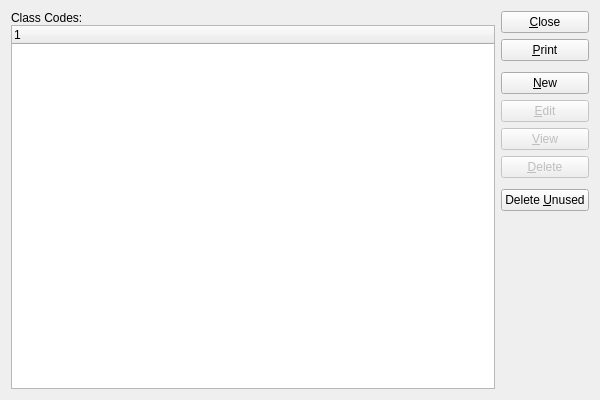
<?xml version="1.0" encoding="UTF-8"?>
<ui version="4.0">
 <comment>This file is part of the xTuple ERP: PostBooks Edition, a free and
open source Enterprise Resource Planning software suite,
Copyright (c) 1999-2010 by OpenMFG LLC, d/b/a xTuple.
It is licensed to you under the Common Public Attribution License
version 1.0, the full text of which (including xTuple-specific Exhibits)
is available at www.xtuple.com/CPAL.  By using this software, you agree
to be bound by its terms.</comment>
 <class>classCodes</class>
 <widget class="QWidget" name="classCodes">
  <property name="geometry">
   <rect>
    <x>0</x>
    <y>0</y>
    <width>600</width>
    <height>400</height>
   </rect>
  </property>
  <property name="windowTitle">
   <string>List Class Codes</string>
  </property>
  <layout class="QGridLayout" name="gridLayout">
   <item row="0" column="0">
    <layout class="QVBoxLayout">
     <property name="spacing">
      <number>0</number>
     </property>
     <item>
      <widget class="QLabel" name="_classCodesLit">
       <property name="text">
        <string>Class Codes:</string>
       </property>
      </widget>
     </item>
     <item>
      <widget class="XTreeWidget" name="_classcode"/>
     </item>
    </layout>
   </item>
   <item row="0" column="1">
    <layout class="QVBoxLayout" name="verticalLayout">
     <item>
      <widget class="QPushButton" name="_close">
       <property name="text">
        <string>&amp;Close</string>
       </property>
      </widget>
     </item>
     <item>
      <widget class="QPushButton" name="_print">
       <property name="text">
        <string>&amp;Print</string>
       </property>
      </widget>
     </item>
     <item>
      <spacer name="verticalSpacer">
       <property name="orientation">
        <enum>Qt::Vertical</enum>
       </property>
       <property name="sizeType">
        <enum>QSizePolicy::Preferred</enum>
       </property>
       <property name="sizeHint" stdset="0">
        <size>
         <width>20</width>
         <height>5</height>
        </size>
       </property>
      </spacer>
     </item>
     <item>
      <widget class="QPushButton" name="_new">
       <property name="text">
        <string>&amp;New</string>
       </property>
      </widget>
     </item>
     <item>
      <widget class="QPushButton" name="_edit">
       <property name="enabled">
        <bool>false</bool>
       </property>
       <property name="text">
        <string>&amp;Edit</string>
       </property>
      </widget>
     </item>
     <item>
      <widget class="QPushButton" name="_view">
       <property name="enabled">
        <bool>false</bool>
       </property>
       <property name="text">
        <string>&amp;View</string>
       </property>
      </widget>
     </item>
     <item>
      <widget class="QPushButton" name="_delete">
       <property name="enabled">
        <bool>false</bool>
       </property>
       <property name="text">
        <string>&amp;Delete</string>
       </property>
      </widget>
     </item>
     <item>
      <spacer name="verticalSpacer_2">
       <property name="orientation">
        <enum>Qt::Vertical</enum>
       </property>
       <property name="sizeType">
        <enum>QSizePolicy::Preferred</enum>
       </property>
       <property name="sizeHint" stdset="0">
        <size>
         <width>20</width>
         <height>5</height>
        </size>
       </property>
      </spacer>
     </item>
     <item>
      <widget class="QPushButton" name="_deleteUnused">
       <property name="text">
        <string>Delete &amp;Unused</string>
       </property>
      </widget>
     </item>
     <item>
      <spacer name="Spacer12">
       <property name="orientation">
        <enum>Qt::Vertical</enum>
       </property>
       <property name="sizeType">
        <enum>QSizePolicy::Expanding</enum>
       </property>
       <property name="sizeHint" stdset="0">
        <size>
         <width>20</width>
         <height>0</height>
        </size>
       </property>
      </spacer>
     </item>
    </layout>
   </item>
  </layout>
 </widget>
 <layoutdefault spacing="6" margin="11"/>
 <pixmapfunction>qPixmapFromMimeSource</pixmapfunction>
 <customwidgets>
  <customwidget>
   <class>XTreeWidget</class>
   <extends>QTreeWidget</extends>
   <header>xtreewidget.h</header>
  </customwidget>
 </customwidgets>
 <tabstops>
  <tabstop>_classcode</tabstop>
  <tabstop>_new</tabstop>
  <tabstop>_edit</tabstop>
  <tabstop>_view</tabstop>
  <tabstop>_delete</tabstop>
  <tabstop>_deleteUnused</tabstop>
  <tabstop>_print</tabstop>
  <tabstop>_close</tabstop>
 </tabstops>
 <resources/>
 <connections>
  <connection>
   <sender>_close</sender>
   <signal>clicked()</signal>
   <receiver>classCodes</receiver>
   <slot>close()</slot>
   <hints>
    <hint type="sourcelabel">
     <x>20</x>
     <y>20</y>
    </hint>
    <hint type="destinationlabel">
     <x>20</x>
     <y>20</y>
    </hint>
   </hints>
  </connection>
  <connection>
   <sender>_classcode</sender>
   <signal>valid(bool)</signal>
   <receiver>_view</receiver>
   <slot>setEnabled(bool)</slot>
   <hints>
    <hint type="sourcelabel">
     <x>20</x>
     <y>20</y>
    </hint>
    <hint type="destinationlabel">
     <x>20</x>
     <y>20</y>
    </hint>
   </hints>
  </connection>
 </connections>
</ui>
